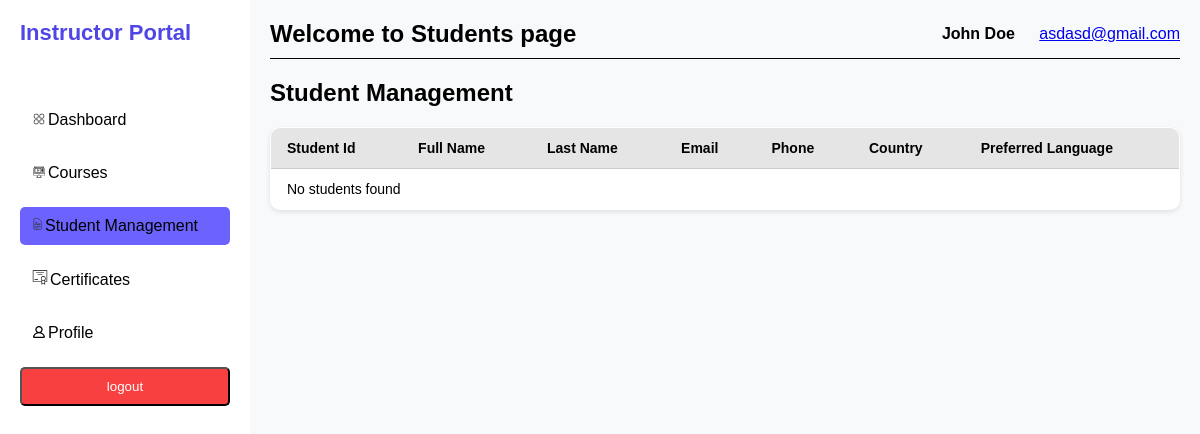
The page /view/instructor/Student_management.php (signed in) on the database as committed earlier.
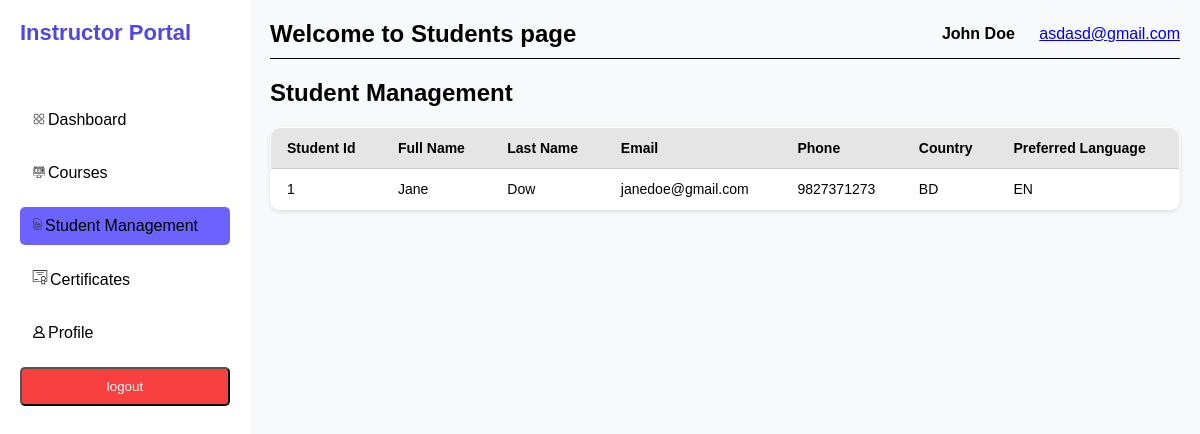
The same page on the database as committed later.
### tables this page shows
CREATE TABLE `student` (
  `student_id` int(11) NOT NULL,
  `full_name` varchar(255) NOT NULL,
  `last_name` varchar(255) NOT NULL,
  `email` varchar(255) NOT NULL,
  `username` varchar(255) NOT NULL,
  `password` varchar(255) NOT NULL,
  `phone` varchar(20) DEFAULT NULL,
  `dob` date DEFAULT NULL,
  `country` varchar(255) DEFAULT NULL,
  `preferred_language` varchar(255) DEFAULT NULL,
  `profile_picture` varchar(255) DEFAULT NULL
);

### model/instructor/db.php (called while the page is built, shortened)
<?php
class MyDB {
    private $conn;
    public function openConn() {
        $DBHost = "localhost";
        $DBUser = "root";
        $DBPassword = "";
        $DBName = "new_project";
        $this->conn = new mysqli($DBHost, $DBUser, $DBPassword, $DBName);
	return $this->conn;
    }
    public function getStudents(){
    $sql = "SELECT student_id, full_name, last_name, email, phone, country, preferred_language FROM student";
    $result = $this->conn->query($sql);
    if ($result) {
        return $result;
    } else {
        echo "Error fetching students: " . $this->conn->error;
        return false;
    }
}
}
?>

### view/instructor/Student_management.php (the view, shortened to what this page needs)
<?php
include '../../model/instructor/db.php';
$db = new MyDB();
$result = $db->getStudents();
?>
<!DOCTYPE html>
<html lang="en">
<head>
    <link rel="stylesheet" href="../../assets/css/instructor/student_management.css">
</head>
<body>
    <div class="container">
        <div class="sidebar">
            <h2>Instructor Portal</h2>
            <nav>
                <ul>
                    <li><a href="dashboard.php" ><span><img src="../../assets/uploads/dashboard.svg"  width="18" height="12"></span>Dashboard</a></li>
                    <li><a href="courses.php"><span><img src="../../assets/uploads/course.svg"  width="18" height="12"></span>Courses</a></li>
                    <li><a href="Student_management.php" class="active"><span><img src="../../assets/uploads/grade.svg"  width="15" height="14"></span>Student Management</a></li>
                    <li><a href="certificates.php"><span><img src="../../assets/uploads/certificate.svg"  width="20" height="15"></span>Certificates</a></li>
                    <li><a href="profile.php"><span><img src="../../assets/uploads/profile.svg"   width="18" height="12"></span>Profile</a></li>
                </ul>
            </nav>
            <form action="../../control/instructor/logout_control.php">
                <input type="submit" value="logout" class="logout">
            </form>
        </div>
        <div class="main-content">
            <div class="header">
                <h2>Welcome to Students page</h2>
                <div class="user-info">
                    <span>
                        <?php echo $_SESSION['full_name'] ?? '' ?>
                    </span>
                    <a href="mailto:">
                        <?php echo $_SESSION['email'] ?? ''?>
                    </a>
                </div>
            </div>
            <h2>Student Management</h2>
            <div class="student-management-container">
                    <table class="student-management-table">
                            <tr>
                                <th>Student Id</th>
                                <th>Full Name</th>
                                <th>Last Name</th>
                                <th>Email</th>
                                <th>Phone</th>
                                <th>Country</th>
                                <th>Preferred Language</th>
                            </tr>
                 <?php
                    if ($result && $result->num_rows > 0) {
                        while ($row = $result->fetch_assoc()) {
                            echo "<tr>
                                    <td>" . $row['student_id'] . "</td>
                                    <td>" . $row['full_name'] . "</td>
                                    <td>" . $row['last_name'] . "</td>
                                    <td>" . $row['email'] . "</td>
                                    <td>" . $row['phone'] . "</td>
                                    <td>" . $row['country'] . "</td>
                                    <td>" . $row['preferred_language'] . "</td>
                                </tr>";
                        }
                    } else {
                        echo "<tr><td colspan='8'>No students found</td></tr>";
                    }
                ?>
                    </table>
            </div>
        </div>
    </div>
</body>
</html>

### assets/css/instructor/student_management.css (style rules this page uses)
* { margin: 0; padding: 0; box-sizing: border-box; }
body { font-family: Arial, sans-serif; display: flex; background-color: #f8f9fb; }
.container { display: flex; width: 100%; }
.sidebar { width: 250px; background-color: #ffffff; color: #4b5d72; height: 100vh; padding: 20px; }
.sidebar h2 { font-size: 22px; margin-bottom: 20px; color:#4f46e5; }
.sidebar nav ul { list-style: none; padding-top: 20px; }
.sidebar nav ul li { margin: 15px 0; }
.sidebar nav ul li a { text-decoration: none; color: #000000; padding: 10px; display: block; border-radius: 5px; }
.sidebar nav ul li a.active, .sidebar nav ul li a:hover { background-color: #6c63ff; }
.logout { background-color: #f84040; color: #ffffff; padding: 10px; border-radius: 5px; text-align: center; cursor: pointer; width: 100%; }
.main-content { flex: 1; padding: 20px; }
.header { display: flex; justify-content: space-between; align-items: center; margin-bottom: 20px; padding-bottom: 10px; border-bottom:1px solid black; }
.user-info span { font-weight: bold; margin-right: 20px; }
.student-management-container { margin-top: 20px; }
.student-management-table { width: 100%; border-collapse: collapse; background-color: #fff; box-shadow: 0 2px 5px rgba(3, 3, 3, 0.1); border: 1px solid #ccc; overflow: hidden; border-radius: 10px; font-size: 14px; }
.student-management-table th, .student-management-table td { padding: 12px 16px; text-align: left; border-bottom: 1px solid #ccc; }
.student-management-table th { background-color: #e5e5e6; font-weight: bold; }

Rows that differ between the two databases and show on the page:
added student: student_id "1", full_name "Jane", last_name "Dow", email "janedoe@gmail.com", phone "9827371273", country "BD", preferred_language "EN"
Other text that changed with them:
text no longer shown: "No students found"
